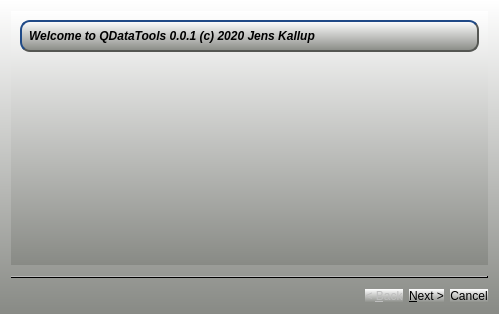
<?xml version="1.0" encoding="UTF-8"?>
<ui version="4.0">
 <class>MyEmailWizard</class>
 <widget class="QWizard" name="MyEmailWizard">
  <property name="geometry">
   <rect>
    <x>0</x>
    <y>0</y>
    <width>499</width>
    <height>314</height>
   </rect>
  </property>
  <property name="windowTitle">
   <string>Wizard</string>
  </property>
  <property name="styleSheet">
   <string notr="true">background-color: qlineargradient(spread:pad, x1:1, y1:1, x2:1, y2:0, stop:0 rgba(136, 138, 133, 255), stop:1 rgba(255, 255, 255, 255));
border:0px;</string>
  </property>
  <widget class="QWizardPage" name="wizardPage">
   <layout class="QVBoxLayout" name="verticalLayout">
    <item>
     <layout class="QVBoxLayout" name="verticalLayout_3">
      <item>
       <widget class="QWidget" name="widget_6" native="true">
        <property name="styleSheet">
         <string notr="true">border-bottom:2px solid rgb(85, 87, 83);
border-right:2px solid rgb(85, 87, 83);
border-top:2px solid rgb(32, 74, 135);
border-left:2px solid rgb(32, 74, 135);
border-radius:10px;
background-color: qlineargradient(spread:pad, x1:1, y1:1, x2:1, y2:0, stop:0 rgba(136, 138, 133, 255), stop:1 rgba(255, 255, 255, 255));</string>
        </property>
        <layout class="QVBoxLayout" name="verticalLayout_2">
         <item>
          <widget class="QLabel" name="label_6">
           <property name="font">
            <font>
             <weight>75</weight>
             <italic>true</italic>
             <bold>true</bold>
            </font>
           </property>
           <property name="styleSheet">
            <string notr="true">border:0px solid rgba(0,0,0,0);
background-color: rgba(238, 238, 236,0);</string>
           </property>
           <property name="text">
            <string>Welcome to QDataTools 0.0.1 (c) 2020 Jens Kallup</string>
           </property>
          </widget>
         </item>
        </layout>
       </widget>
      </item>
      <item>
       <spacer name="verticalSpacer">
        <property name="orientation">
         <enum>Qt::Vertical</enum>
        </property>
        <property name="sizeHint" stdset="0">
         <size>
          <width>20</width>
          <height>40</height>
         </size>
        </property>
       </spacer>
      </item>
      <item>
       <layout class="QHBoxLayout" name="horizontalLayout_2">
        <item>
         <spacer name="horizontalSpacer">
          <property name="orientation">
           <enum>Qt::Horizontal</enum>
          </property>
          <property name="sizeHint" stdset="0">
           <size>
            <width>40</width>
            <height>20</height>
           </size>
          </property>
         </spacer>
        </item>
       </layout>
      </item>
     </layout>
    </item>
   </layout>
  </widget>
  <widget class="QWizardPage" name="wizardPage1">
   <property name="styleSheet">
    <string notr="true">border:0px;</string>
   </property>
  </widget>
 </widget>
 <resources/>
 <connections/>
</ui>
